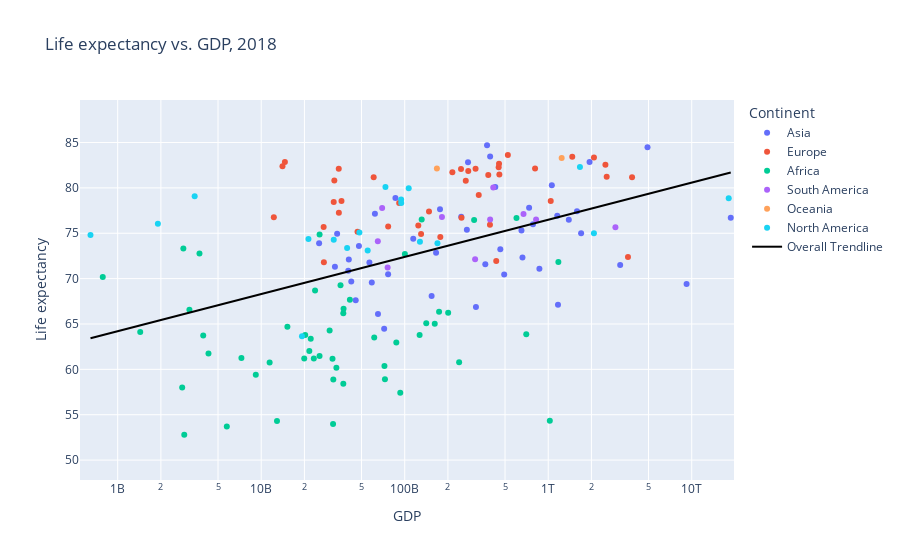

The code cell stored with this chart in its notebook:
### Code cell
plotFigure(GDP('life-expectancy-vs-gdp-per-capita.csv',
          'GDP per capita',
          'Life expectancy',
          'Life expectancy vs. GDP'), 'GDP', 'Life expectancy', 
         'Life expectancy vs. GDP', pow(10,8), pow(10,12), 5, 5)

### Figure 1 — Plotly figure (JSON) as saved in the notebook; plotly's stock layout.template omitted (floating-point values rounded to 4 significant figures; data arrays with more than 128 entries replaced by an {"elided": "..."} marker saying what was removed)
{"data": [{"customdata": [["Afghanistan"], ["Armenia"], ["Azerbaijan"], ["Bahrain"], ["Bangladesh"], ["Cambodia"], ["China"], ["Georgia"], ["Hong Kong"], ["India"], ["Indonesia"], ["Iran"], ["Iraq"], ["Israel"], ["Japan"], ["Jordan"], ["Kazakhstan"], ["Kuwait"], ["Kyrgyzstan"], ["Laos"], ["Lebanon"], ["Malaysia"], ["Mongolia"], ["Myanmar"], ["Nepal"], ["North Korea"], ["Oman"], ["Pakistan"], ["Palestine"], ["Philippines"], ["Qatar"], ["Saudi Arabia"], ["Singapore"], ["South Korea"], ["Sri Lanka"], ["Syria"], ["Taiwan"], ["Tajikistan"], ["Thailand"], ["Turkey"], ["Turkmenistan"], ["United Arab Emirates"], ["Uzbekistan"], ["Vietnam"], ["Yemen"]], "hovertemplate": "Continent=Asia<br>GDP=%{x}<br>Life expectancy=%{y}<br>Entity=%{customdata[0]}<extra></extra>", "legendgroup": "Asia", "marker": {"color": "#636efa", "symbol": "circle"}, "mode": "markers", "name": "Asia", "orientation": "v", "showlegend": true, "type": "scatter", "x": [71910000000.0, 33810000000.0, 165400000000.0, 61990000000.0, 661500000000.0, 58960000000.0, 18700000000000.0, 47970000000.0, 374800000000.0, 9207000000000.0, 3172000000000.0, 1392000000000.0, 493300000000.0, 276200000000.0, 4919000000000.0, 114700000000.0, 463600000000.0, 271100000000.0, 32640000000.0, 45550000000.0, 86150000000.0, 783200000000.0, 42430000000.0, 313600000000.0, 76630000000.0, 40790000000.0, 176200000000.0, 1169000000000.0, 25330000000.0, 868100000000.0, 427700000000.0, 1695000000000.0, 393800000000.0, 1941000000000.0, 247600000000.0, 56760000000.0, 1060000000000.0, 40410000000.0, 1156000000000.0, 1587000000000.0, 154000000000.0, 735800000000.0, 364400000000.0, 651100000000.0, 65120000000.0], "xaxis": "x", "y": [64.49, 74.94, 72.86, 77.16, 72.32, 69.57, 76.7, 73.6, 84.69, 69.42, 71.51, 76.48, 70.45, 82.82, 84.47, 74.41, 73.24, 75.4, 71.32, 67.61, 78.88, 76.0, 69.69, 66.87, 70.48, 72.09, 77.63, 67.11, 73.89, 71.09, 80.1, 75.0, 83.46, 82.85, 76.81, 71.78, 80.28, 70.88, 76.93, 77.44, 68.07, 77.81, 71.57, 75.32, 66.1], "yaxis": "y"}, {"customdata": [["Albania"], ["Austria"], ["Belarus"], ["Belgium"], ["Bosnia and Herzegovina"], ["Bulgaria"], ["Croatia"], ["Cyprus"], ["Czechia"], ["Denmark"], ["Estonia"], ["Finland"], ["France"], ["Germany"], ["Greece"], ["Hungary"], ["Iceland"], ["Ireland"], ["Italy"], ["Latvia"], ["Lithuania"], ["Luxembourg"], ["Malta"], ["Moldova"], ["Montenegro"], ["Netherlands"], ["North Macedonia"], ["Norway"], ["Poland"], ["Portugal"], ["Romania"], ["Russia"], ["Serbia"], ["Slovakia"], ["Slovenia"], ["Spain"], ["Sweden"], ["Switzerland"], ["Ukraine"], ["United Kingdom"]], "hovertemplate": "Continent=Europe<br>GDP=%{x}<br>Life expectancy=%{y}<br>Entity=%{customdata[0]}<extra></extra>", "legendgroup": "Europe", "marker": {"color": "#EF553B", "symbol": "circle"}, "mode": "markers", "name": "Europe", "orientation": "v", "showlegend": true, "type": "scatter", "x": [32010000000.0, 382200000000.0, 177000000000.0, 456500000000.0, 34770000000.0, 130100000000.0, 91490000000.0, 32330000000.0, 328000000000.0, 266400000000.0, 36260000000.0, 214800000000.0, 2503000000000.0, 3838000000000.0, 246800000000.0, 248700000000.0, 14630000000.0, 311700000000.0, 2083000000000.0, 46890000000.0, 76670000000.0, 34700000000.0, 14070000000.0, 27340000000.0, 12240000000.0, 809900000000.0, 27230000000.0, 451500000000.0, 1041000000000.0, 277300000000.0, 392600000000.0, 3595000000000.0, 124300000000.0, 147600000000.0, 60770000000.0, 1471000000000.0, 454100000000.0, 523200000000.0, 434200000000.0, 2555000000000.0], "xaxis": "x", "y": [78.46, 81.43, 74.59, 81.47, 77.26, 74.93, 78.34, 80.83, 79.22, 80.78, 78.57, 81.74, 82.54, 81.18, 82.07, 76.7, 82.86, 82.1, 83.35, 75.17, 75.74, 82.1, 82.38, 71.81, 76.77, 82.14, 75.69, 82.27, 78.54, 81.86, 75.92, 72.39, 75.85, 77.39, 81.17, 83.43, 82.65, 83.63, 71.95, 81.24], "yaxis": "y"}, {"customdata": [["Algeria"], ["Angola"], ["Benin"], ["Botswana"], ["Burkina Faso"], ["Burundi"], ["Cameroon"], ["Cape Verde"], ["Central African Republic"], ["Chad"], ["Comoros"], ["Congo"], ["Cote d'Ivoire"], ["Democratic Republic of Congo"], ["Djibouti"], ["Egypt"], ["Equatorial Guinea"], ["Eswatini"], ["Ethiopia"], ["Gabon"], ["Gambia"], ["Ghana"], ["Guinea"], ["Guinea-Bissau"], ["Kenya"], ["Lesotho"], ["Liberia"], ["Libya"], ["Madagascar"], ["Malawi"], ["Mali"], ["Mauritania"], ["Mauritius"], ["Morocco"], ["Mozambique"], ["Namibia"], ["Niger"], ["Nigeria"], ["Rwanda"], ["Sao Tome and Principe"], ["Senegal"], ["Seychelles"], ["Sierra Leone"], ["South Africa"], ["Sudan"], ["Tanzania"], ["Togo"], ["Tunisia"], ["Uganda"], ["Zambia"], ["Zimbabwe"]], "hovertemplate": "Continent=Africa<br>GDP=%{x}<br>Life expectancy=%{y}<br>Entity=%{customdata[0]}<extra></extra>", "legendgroup": "Africa", "marker": {"color": "#00cc96", "symbol": "circle"}, "mode": "markers", "name": "Africa", "orientation": "v", "showlegend": true, "type": "scatter", "x": [600800000000.0, 239400000000.0, 25500000000.0, 35710000000.0, 31400000000.0, 7279000000.0, 72830000000.0, 3715000000.0, 2909000000.0, 31670000000.0, 1435000000.0, 29970000000.0, 93100000000.0, 72250000000.0, 3160000000.0, 1177000000000.0, 37340000000.0, 9168000000.0, 200800000000.0, 37330000000.0, 4292000000.0, 127000000000.0, 19940000000.0, 2814000000.0, 173600000000.0, 5759000000.0, 3944000000.0, 100300000000.0, 37490000000.0, 20260000000.0, 31810000000.0, 15220000000.0, 25520000000.0, 304500000000.0, 33410000000.0, 22140000000.0, 21650000000.0, 1026000000000.0, 23730000000.0, 787200000.0, 41490000000.0, 2867000000.0, 12880000000.0, 703100000000.0, 141300000000.0, 161900000000.0, 11450000000.0, 131300000000.0, 87400000000.0, 61320000000.0, 23270000000.0], "xaxis": "x", "y": [76.69, 60.78, 61.47, 69.28, 61.17, 61.25, 58.92, 72.78, 52.8, 53.98, 64.12, 64.29, 57.42, 60.37, 66.58, 71.83, 58.4, 59.4, 66.24, 66.19, 61.73, 63.78, 61.19, 58.0, 66.34, 53.7, 63.73, 72.72, 66.68, 63.8, 58.89, 64.7, 74.86, 76.45, 60.16, 63.37, 62.02, 54.33, 68.7, 70.17, 67.67, 73.33, 54.31, 63.86, 65.09, 65.02, 60.76, 76.5, 62.97, 63.51, 61.2], "yaxis": "y"}, {"customdata": [["Argentina"], ["Bolivia"], ["Brazil"], ["Chile"], ["Colombia"], ["Ecuador"], ["Paraguay"], ["Peru"], ["Uruguay"], ["Venezuela"]], "hovertemplate": "Continent=South America<br>GDP=%{x}<br>Life expectancy=%{y}<br>Entity=%{customdata[0]}<extra></extra>", "legendgroup": "South America", "marker": {"color": "#ab63fa", "symbol": "circle"}, "mode": "markers", "name": "South America", "orientation": "v", "showlegend": true, "type": "scatter", "x": [823200000000.0, 76020000000.0, 2940000000000.0, 414000000000.0, 672700000000.0, 181800000000.0, 64960000000.0, 393800000000.0, 69630000000.0, 309400000000.0], "xaxis": "x", "y": [76.52, 71.24, 75.67, 80.04, 77.11, 76.8, 74.13, 76.52, 77.77, 72.13], "yaxis": "y"}, {"customdata": [["Australia"], ["New Zealand"]], "hovertemplate": "Continent=Oceania<br>GDP=%{x}<br>Life expectancy=%{y}<br>Entity=%{customdata[0]}<extra></extra>", "legendgroup": "Oceania", "marker": {"color": "#FFA15A", "symbol": "circle"}, "mode": "markers", "name": "Oceania", "orientation": "v", "showlegend": true, "type": "scatter", "x": [1241000000000.0, 167600000000.0], "xaxis": "x", "y": [83.28, 82.14], "yaxis": "y"}, {"customdata": [["Barbados"], ["Canada"], ["Costa Rica"], ["Cuba"], ["Dominica"], ["Dominican Republic"], ["El Salvador"], ["Guatemala"], ["Haiti"], ["Honduras"], ["Jamaica"], ["Mexico"], ["Nicaragua"], ["Panama"], ["Puerto Rico"], ["Saint Lucia"], ["Trinidad and Tobago"], ["United States"]], "hovertemplate": "Continent=North America<br>GDP=%{x}<br>Life expectancy=%{y}<br>Entity=%{customdata[0]}<extra></extra>", "legendgroup": "North America", "marker": {"color": "#19d3f3", "symbol": "circle"}, "mode": "markers", "name": "North America", "orientation": "v", "showlegend": true, "type": "scatter", "x": [3438000000.0, 1663000000000.0, 73420000000.0, 94400000000.0, 646200000.0, 169100000000.0, 55210000000.0, 127700000000.0, 19230000000.0, 48340000000.0, 21350000000.0, 2081000000000.0, 32020000000.0, 94550000000.0, 106600000000.0, 1905000000.0, 39680000000.0, 18100000000000.0], "xaxis": "x", "y": [79.08, 82.31, 80.09, 78.73, 74.81, 73.89, 73.1, 74.06, 63.66, 75.09, 74.37, 74.99, 74.28, 78.33, 79.95, 76.06, 73.38, 78.85], "yaxis": "y"}, {"hovertemplate": "<b>OLS trendline</b><br>Life expectancy = 4.09679 * log10(GDP) + 27.3289<br>R<sup>2</sup>=0.201039<br><br>GDP=%{x}<br>Life expectancy=%{y} <b>(trend)</b><extra></extra>", "legendgroup": "Overall Trendline", "line": {"color": "black"}, "mode": "lines", "name": "Overall Trendline", "showlegend": true, "type": "scatter", "x": {"elided": "166 float values"}, "xaxis": "x", "y": {"elided": "166 float values"}, "yaxis": "y"}], "layout": {"legend": {"title": {"text": "Continent"}, "tracegroupgap": 0}, "title": {"text": "Life expectancy vs. GDP, 2018"}, "xaxis": {"anchor": "y", "domain": [0, 1], "range": [8.737, 13.29], "title": {"text": "GDP"}, "type": "log"}, "yaxis": {"anchor": "x", "domain": [0, 1], "range": [47.8, 89.69], "title": {"text": "Life expectancy"}}}}
